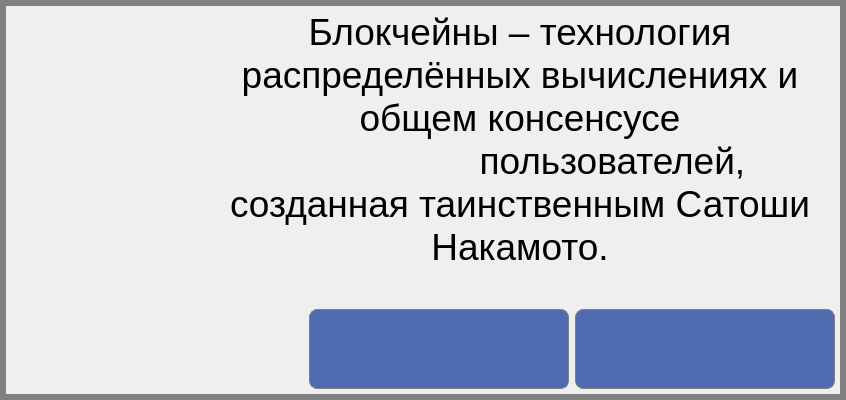
<?xml version="1.0" encoding="UTF-8"?>
<ui version="4.0">
  <class>MessageWindow</class>
  <widget class="QWidget" name="MessageWindow">
    <property name="geometry">
      <rect>
        <x>0</x>
        <y>0</y>
        <width>846</width>
        <height>400</height>
      </rect>
    </property>
    <property name="windowTitle">
      <string>MessageWindow</string>
    </property>
    <property name="styleSheet">
      <string notr="true">/* common styles */
        QPushButton
        {
        color: white;
        background-color: rgba(80, 107, 176);
        border: 1px solid gray;
        border-radius: 8px;
        padding-left: 1px;
        padding-right: 1px;
        font: 28pt &quot;MS Shell Dlg 2&quot;;
        }

        QPushButton:disabled
        {
        color: gray;
        background-color: lightgray;
        }

        QPushButton:pressed
        {
        background-color: rgba(98, 141, 191);
        }

        QLineEdit:disabled {
        color: #808080;
        background-color: #d3d3d3;
        border: 2px solid #a6a6a6;
        }

        QLabel:disabled {
        color: #808080;
        }

        /* MainServiceWindow styles*/
        QWidget#MessageWindow
        {
        border: 6px solid gray;
        }


      </string>
    </property>
    <layout class="QGridLayout" name="gridLayout">
      <item row="1" column="1">
        <spacer name="verticalSpacer_2">
          <property name="orientation">
            <enum>Qt::Vertical</enum>
          </property>
          <property name="sizeHint" stdset="0">
            <size>
              <width>20</width>
              <height>33</height>
            </size>
          </property>
        </spacer>
      </item>
      <item row="2" column="0" colspan="2">
        <layout class="QHBoxLayout" name="horizontalLayout">
          <item>
            <spacer name="horizontalSpacer_2">
              <property name="orientation">
                <enum>Qt::Horizontal</enum>
              </property>
              <property name="sizeHint" stdset="0">
                <size>
                  <width>40</width>
                  <height>20</height>
                </size>
              </property>
            </spacer>
          </item>
          <item>
            <widget class="QPushButton" name="btnCancel">
              <property name="minimumSize">
                <size>
                  <width>260</width>
                  <height>80</height>
                </size>
              </property>
              <property name="text">
                <string />
              </property>
              <property name="iconSize">
                <size>
                  <width>261</width>
                  <height>113</height>
                </size>
              </property>
              <property name="flat">
                <bool>false</bool>
              </property>
            </widget>
          </item>
          <item>
            <widget class="QPushButton" name="btnOK">
              <property name="minimumSize">
                <size>
                  <width>260</width>
                  <height>80</height>
                </size>
              </property>
              <property name="text">
                <string />
              </property>
              <property name="iconSize">
                <size>
                  <width>261</width>
                  <height>113</height>
                </size>
              </property>
            </widget>
          </item>
        </layout>
      </item>
      <item row="1" column="0">
        <spacer name="verticalSpacer">
          <property name="orientation">
            <enum>Qt::Vertical</enum>
          </property>
          <property name="sizeHint" stdset="0">
            <size>
              <width>20</width>
              <height>33</height>
            </size>
          </property>
        </spacer>
      </item>
      <item row="0" column="0" colspan="2">
        <layout class="QHBoxLayout" name="horizontalLayout_2">
          <item>
            <widget class="QLabel" name="lbIcon">
              <property name="minimumSize">
                <size>
                  <width>188</width>
                  <height>188</height>
                </size>
              </property>
              <property name="maximumSize">
                <size>
                  <width>188</width>
                  <height>188</height>
                </size>
              </property>
              <property name="text">
                <string />
              </property>
              <property name="pixmap">
                <pixmap resource="../Resources/Resources.qrc">:/Images/MessageBox/critical.png</pixmap>
              </property>
            </widget>
          </item>
          <item>
            <widget class="QLabel" name="lbText">
              <property name="minimumSize">
                <size>
                  <width>630</width>
                  <height>250</height>
                </size>
              </property>
              <property name="font">
                <font>
                  <pointsize>28</pointsize>
                </font>
              </property>
              <property name="text">
                <string>Блокчейны – технология распределённых вычислениях и общем консенсусе
                  пользователей, созданная таинственным Сатоши Накамото.</string>
              </property>
              <property name="alignment">
                <set>Qt::AlignCenter</set>
              </property>
              <property name="wordWrap">
                <bool>true</bool>
              </property>
            </widget>
          </item>
        </layout>
      </item>
    </layout>
  </widget>
  <layoutdefault spacing="6" margin="11" />
  <resources>
    <include location="../Resources/Resources.qrc" />
  </resources>
  <connections />
</ui>
